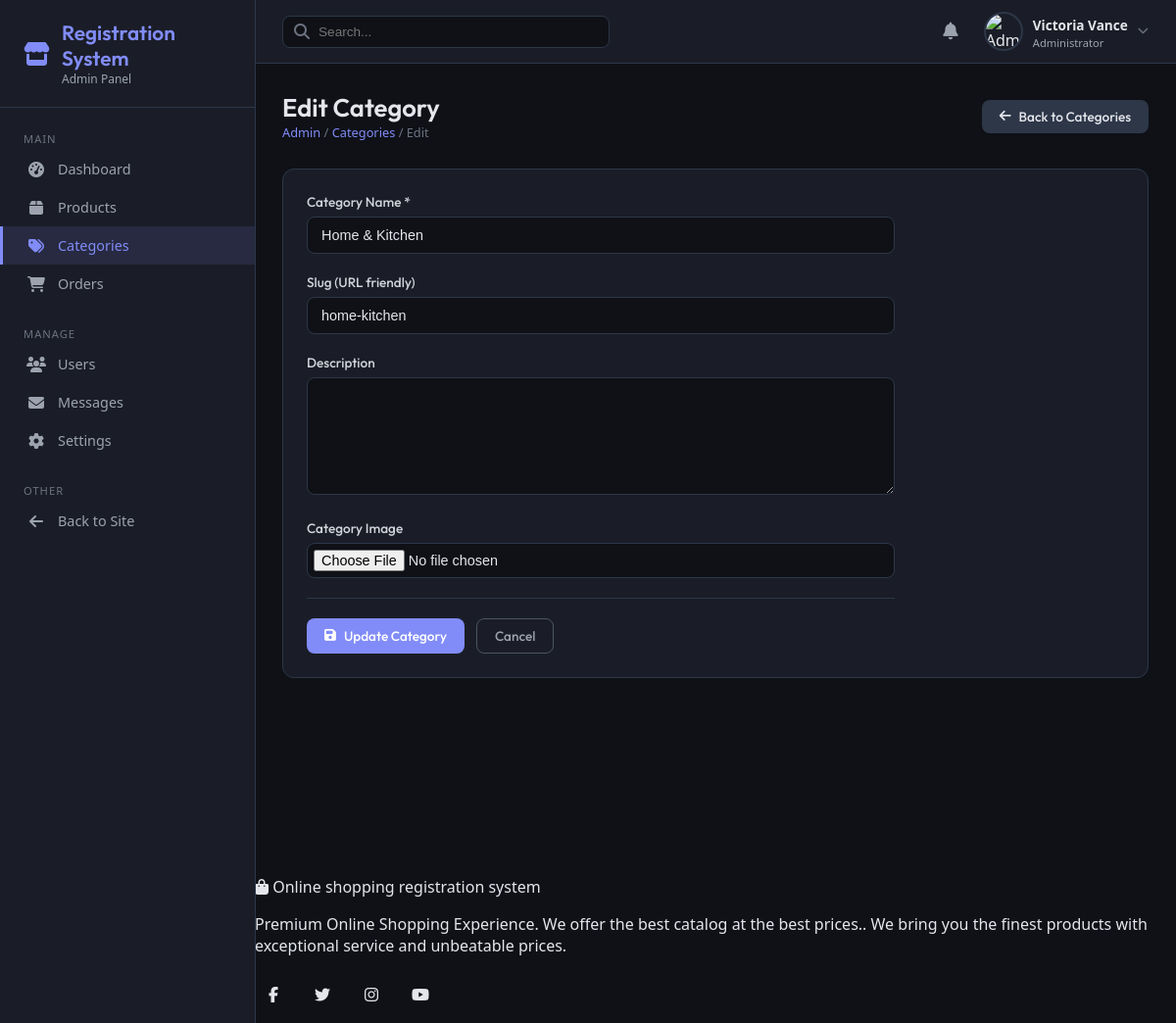
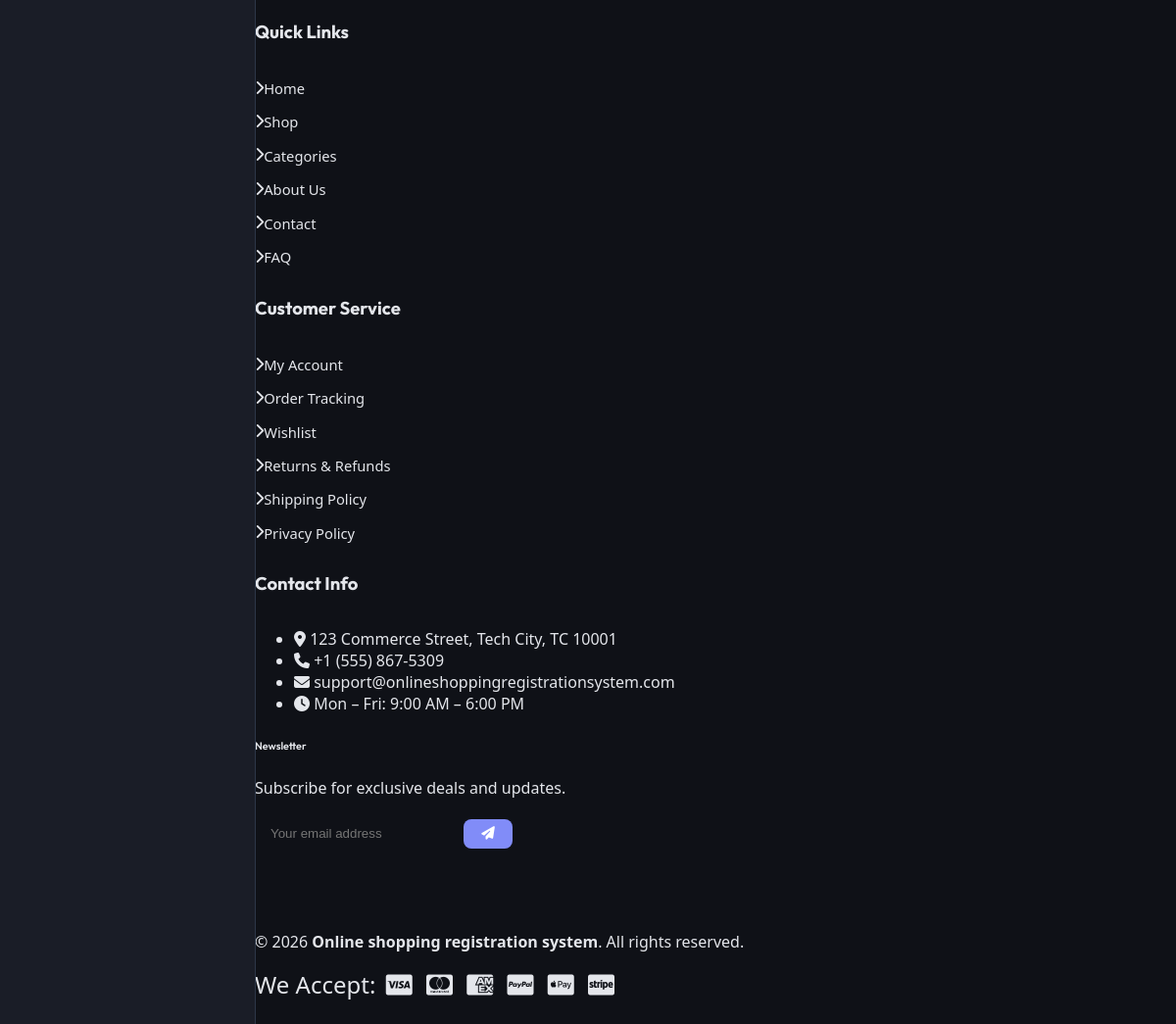
Page /admin/categories.php?action=edit&id=3 (signed in) on the committed database (2 pictures, top to bottom).
### tables this page shows
CREATE TABLE IF NOT EXISTS `categories` (
  `id` INT AUTO_INCREMENT PRIMARY KEY,
  `name` VARCHAR(100) NOT NULL,
  `slug` VARCHAR(100) UNIQUE NOT NULL,
  `icon` VARCHAR(50) DEFAULT 'fas fa-tag'
);

CREATE TABLE IF NOT EXISTS `settings` (
  `id` INT AUTO_INCREMENT PRIMARY KEY,
  `setting_key` VARCHAR(50) UNIQUE NOT NULL,
  `setting_value` TEXT NULL
);

### includes/functions.php (called while the page is built, shortened)
<?php
function get_setting($conn, $key) {
    $stmt = mysqli_prepare($conn, "SELECT setting_value FROM settings WHERE setting_key = ?");
    mysqli_stmt_bind_param($stmt, "s", $key);
    mysqli_stmt_execute($stmt);
    $result = mysqli_stmt_get_result($stmt);
    $row = mysqli_fetch_assoc($result);
    return $row ? $row['setting_value'] : null;
}

### admin/categories.php (the view, shortened to what this page needs)
<?php
require_once __DIR__ . '/admin_header.php';
$action = $_GET['action'] ?? 'list';
$category_id = isset($_GET['id']) ? (int)$_GET['id'] : 0;
?>
<div class="page-header">
    <div>
        <h1><?php echo $action === 'add' ? 'Add Category' : ($action === 'edit' ? 'Edit Category' : 'Categories'); ?></h1>
        <div class="breadcrumb">
            <a href="index.php">Admin</a> /
            <?php if (in_array($action, ['add', 'edit'])): ?>
                <a href="categories.php">Categories</a> / <?php echo ucfirst($action); ?>
            <?php else: ?>
                Categories
            <?php endif; ?>
        </div>
    </div>
    <?php if ($action === 'list'): ?>
    <div class="header-actions">
        <a href="?action=add" class="btn btn-primary">
            <i class="fas fa-plus"></i> Add Category
        </a>
    </div>
    <?php else: ?>
    <div class="header-actions">
        <a href="categories.php" class="btn" style="background: #2d3748; color: #e4e6eb;">
            <i class="fas fa-arrow-left"></i> Back to Categories
        </a>
    </div>
    <?php endif; ?>
</div>
<?php if (in_array($action, ['add', 'edit'])): ?>
    <?php
    $category = ['name' => '', 'slug' => '', 'description' => '', 'image' => ''];
    if ($action === 'edit' && $category_id > 0) {
        try {
            $stmt = $pdo->prepare("SELECT * FROM categories WHERE id = ?");
            $stmt->execute([$category_id]);
            $fetched = $stmt->fetch(PDO::FETCH_ASSOC);
            if ($fetched) $category = $fetched;
        } catch (PDOException $e) {}
    }
    ?>
    <div class="admin-card">
        <form method="POST" action="?action=<?php echo $action; ?><?php echo $category_id ? "&id={$category_id}" : ""; ?>" enctype="multipart/form-data" class="admin-form" style="max-width: 600px;">
            <div class="form-group">
                <label for="name">Category Name *</label>
                <input type="text" id="name" name="name" value="<?php echo htmlspecialchars($category['name']); ?>" required>
            </div>
            <div class="form-group">
                <label for="slug">Slug (URL friendly)</label>
                <input type="text" id="slug" name="slug" value="<?php echo htmlspecialchars($category['slug']); ?>" placeholder="Leave blank to auto-generate">
            </div>
            <div class="form-group">
                <label for="description">Description</label>
                <textarea id="description" name="description" rows="4"><?php echo htmlspecialchars($category['description']); ?></textarea>
            </div>
            <div class="form-group">
                <label>Category Image</label>
                <input type="file" name="image" accept="image/*" style="padding: 6px;">
            </div>
            <div class="form-actions border-top pt-4" style="border-top: 1px solid #2d3748; margin-top: 20px; padding-top: 20px;">
                <button type="submit" class="btn btn-primary">
                    <i class="fas fa-save"></i> <?php echo $action === 'add' ? 'Save Category' : 'Update Category'; ?>
                </button>
                <a href="categories.php" class="btn" style="background: transparent; color: #9ca3af; border: 1px solid #4b5563;">Cancel</a>
            </div>
        </form>
    </div>
<?php endif; ?>
<?php require_once __DIR__ . '/../includes/footer.php'; ?>

### includes/footer.php (shortened to what this page needs)
<?php
$footer_site_name   = get_setting($conn, 'site_name') ?? 'Online shopping registration system';
$footer_description = get_setting($conn, 'site_description') ?? 'Premium Online Shopping Experience';
$footer_email       = get_setting($conn, 'contact_email') ?? 'support@onlineshoppingregistrationsystem.com';
$footer_phone       = get_setting($conn, 'contact_phone') ?? '+1 (555) 123-4567';
?>
</main>
<footer class="site-footer">
    <div class="footer-main">
        <div class="container">
            <div class="row g-4">
                <div class="col-lg-3 col-md-6">
                    <div class="footer-widget">
                        <a href="index.php" class="footer-logo d-flex align-items-center mb-3">
                            <i class="fas fa-shopping-bag me-2"></i>
                            <span><?php echo htmlspecialchars($footer_site_name); ?></span>
                        </a>
                        <p class="footer-about-text">
                            <?php echo htmlspecialchars($footer_description); ?>.
                            We bring you the finest products with exceptional service and unbeatable prices.
                        </p>
                        <div class="footer-social">
                            <a href="#" class="social-link" aria-label="Facebook" title="Facebook">
                                <i class="fab fa-facebook-f"></i>
                            </a>
                            <a href="#" class="social-link" aria-label="Twitter" title="Twitter">
                                <i class="fab fa-twitter"></i>
                            </a>
                            <a href="#" class="social-link" aria-label="Instagram" title="Instagram">
                                <i class="fab fa-instagram"></i>
                            </a>
                            <a href="#" class="social-link" aria-label="YouTube" title="YouTube">
                                <i class="fab fa-youtube"></i>
                            </a>
                        </div>
                    </div>
                </div>
                <div class="col-lg-3 col-md-6">
                    <div class="footer-widget">
                        <h5 class="footer-widget-title">Quick Links</h5>
                        <ul class="footer-links">
                            <li><a href="index.php"><i class="fas fa-chevron-right me-2"></i>Home</a></li>
                            <li><a href="shop.php"><i class="fas fa-chevron-right me-2"></i>Shop</a></li>
                            <li><a href="categories.php"><i class="fas fa-chevron-right me-2"></i>Categories</a></li>
                            <li><a href="about.php"><i class="fas fa-chevron-right me-2"></i>About Us</a></li>
                            <li><a href="contact.php"><i class="fas fa-chevron-right me-2"></i>Contact</a></li>
                            <li><a href="faq.php"><i class="fas fa-chevron-right me-2"></i>FAQ</a></li>
                        </ul>
                    </div>
                </div>
                <div class="col-lg-3 col-md-6">
                    <div class="footer-widget">
                        <h5 class="footer-widget-title">Customer Service</h5>
                        <ul class="footer-links">
                            <li><a href="profile.php"><i class="fas fa-chevron-right me-2"></i>My Account</a></li>
                            <li><a href="orders.php"><i class="fas fa-chevron-right me-2"></i>Order Tracking</a></li>
                            <li><a href="wishlist.php"><i class="fas fa-chevron-right me-2"></i>Wishlist</a></li>
                            <li><a href="returns.php"><i class="fas fa-chevron-right me-2"></i>Returns & Refunds</a></li>
                            <li><a href="shipping.php"><i class="fas fa-chevron-right me-2"></i>Shipping Policy</a></li>
                            <li><a href="privacy.php"><i class="fas fa-chevron-right me-2"></i>Privacy Policy</a></li>
                        </ul>
                    </div>
                </div>
                <div class="col-lg-3 col-md-6">
                    <div class="footer-widget">
                        <h5 class="footer-widget-title">Contact Info</h5>
                        <ul class="footer-contact-info">
                            <li>
                                <i class="fas fa-map-marker-alt"></i>
                                <span>123 Commerce Street, Tech City, TC 10001</span>
                            </li>
                            <li>
                                <i class="fas fa-phone"></i>
                                <span><?php echo htmlspecialchars($footer_phone); ?></span>
                            </li>
                            <li>
                                <i class="fas fa-envelope"></i>
                                <span><?php echo htmlspecialchars($footer_email); ?></span>
                            </li>
                            <li>
                                <i class="fas fa-clock"></i>
                                <span>Mon – Fri: 9:00 AM – 6:00 PM</span>
                            </li>
                        </ul>
                        <div class="footer-newsletter mt-4">
                            <h6 class="mb-2">Newsletter</h6>
                            <p class="small text-muted mb-2">Subscribe for exclusive deals and updates.</p>
                            <form class="newsletter-form" id="newsletterForm" action="newsletter_subscribe.php" method="POST">
                                <div class="input-group">
                                    <input type="email" class="form-control" name="email"
                                           placeholder="Your email address" required
                                           aria-label="Email for newsletter">
                                    <button class="btn btn-primary" type="submit" aria-label="Subscribe">
                                        <i class="fas fa-paper-plane"></i>
                                    </button>
                                </div>
                            </form>
                        </div>
                    </div>
                </div>
            </div>
        </div>
    </div>
    <div class="footer-bottom">
        <div class="container">
            <div class="row align-items-center">
                <div class="col-md-6 text-center text-md-start mb-2 mb-md-0">
                    <p class="mb-0">
                        &copy; <?php echo date('Y'); ?> <strong><?php echo htmlspecialchars($footer_site_name); ?></strong>.
                        All rights reserved.
                    </p>
                </div>
                <div class="col-md-6 text-center text-md-end">
                    <div class="payment-methods">
                        <span class="payment-label me-2">We Accept:</span>
                        <i class="fab fa-cc-visa" title="Visa"></i>
                        <i class="fab fa-cc-mastercard" title="Mastercard"></i>
                        <i class="fab fa-cc-amex" title="American Express"></i>
                        <i class="fab fa-cc-paypal" title="PayPal"></i>
                        <i class="fab fa-cc-apple-pay" title="Apple Pay"></i>
                        <i class="fab fa-cc-stripe" title="Stripe"></i>
                    </div>
                </div>
            </div>
        </div>
    </div>
</footer>
</body>
</html>

### css/style.css (style rules this page uses)
:root { --font-heading: 'Outfit', sans-serif; --font-body: 'Inter', sans-serif; --transition-fast: all 0.2s cubic-bezier(0.4, 0, 0.2, 1); --transition-normal: all 0.35s cubic-bezier(0.4, 0, 0.2, 1); --transition-slow: all 0.5s cubic-bezier(0.4, 0, 0.2, 1); }
body { background-color: var(--bg-primary); color: var(--text-primary); font-family: var(--font-body); transition: background-color 0.3s ease, color 0.3s ease; overflow-x: hidden; position: relative; }
h1, h2, h3, h4, h5, h6 { font-family: var(--font-heading); font-weight: 600; color: var(--text-primary); }
a { color: var(--color-primary); text-decoration: none; transition: var(--transition-fast); }
.btn { font-family: var(--font-heading); font-weight: 600; border-radius: 12px; padding: 10px 24px; transition: var(--transition-normal); }
.btn-primary { background: linear-gradient(135deg, var(--color-primary) 0%, var(--color-secondary) 100%); border: none; box-shadow: 0 4px 15px rgba(var(--color-primary-rgb), 0.3); color: white; }
.site-footer { background: var(--bg-secondary); border-top: 1px solid var(--border-color); margin-top: 80px; transition: var(--transition-normal); }
.footer-main { padding: 70px 0 40px; }
.footer-widget-title { font-family: var(--font-heading); font-weight: 700; font-size: 1.15rem; margin-bottom: 24px; position: relative; padding-bottom: 10px; }
.footer-widget-title::after { content: ''; position: absolute; bottom: 0; left: 0; width: 40px; height: 3px; background: var(--color-primary); border-radius: 2px; }
.footer-links { list-style: none; padding: 0; margin: 0; }
.footer-links li { margin-bottom: 12px; }
.footer-links a { color: var(--text-secondary); display: inline-flex; align-items: center; font-size: 0.92rem; }
.footer-social { display: flex; gap: 12px; margin-top: 20px; }
.social-link { width: 38px; height: 38px; border-radius: 50%; background: var(--bg-tertiary); color: var(--text-secondary); display: flex; align-items: center; justify-content: center; transition: var(--transition-fast); }
.footer-bottom { border-top: 1px solid var(--border-color); padding: 24px 0; background: var(--bg-tertiary); }
.payment-methods { font-size: 1.5rem; color: var(--text-secondary); }
.payment-methods i { margin: 0 4px; transition: var(--transition-fast); }

### css/dashboard.css (style rules this page uses)
.form-group { margin-bottom: 20px; position: relative; }
.form-group label { font-family: var(--font-heading); font-weight: 600; font-size: 0.88rem; margin-bottom: 8px; display: block; }
.form-control, .form-select { background-color: var(--bg-primary); border: 1px solid var(--border-color); color: var(--text-primary); border-radius: 12px; padding: 12px 16px; transition: var(--transition-normal); }

### admin/admin_header.php (style rules this page uses)
.admin-body { margin: 0; padding: 0; font-family: 'Segoe UI', Tahoma, Geneva, Verdana, sans-serif; background: #0f1117; color: #e4e6eb; }
.page-header { display: flex; align-items: center; justify-content: space-between; margin-bottom: 28px; flex-wrap: wrap; gap: 12px; }
.page-header h1 { font-size: 1.6rem; margin: 0; color: #e4e6eb; }
.page-header .breadcrumb { font-size: 0.8rem; color: #6b7280; }
.page-header .breadcrumb a { color: #818cf8; text-decoration: none; }
.admin-card { background: #1a1d27; border: 1px solid #2d3748; border-radius: 12px; padding: 24px; margin-bottom: 24px; }
.btn { display: inline-flex; align-items: center; gap: 8px; padding: 8px 18px; border-radius: 8px; border: none; cursor: pointer; font-size: 0.85rem; font-weight: 500; text-decoration: none; transition: all 0.2s; }
.btn-primary { background: #818cf8; color: #fff; }
.admin-form { max-width: 700px; }
.form-group { margin-bottom: 20px; }
.form-group label { display: block; margin-bottom: 6px; font-size: 0.85rem; color: #d1d5db; font-weight: 500; }
.form-group input, .form-group select, .form-group textarea { width: 100%; padding: 10px 14px; background: #0f1117; border: 1px solid #2d3748; border-radius: 8px; color: #e4e6eb; font-size: 0.9rem; transition: border-color 0.2s; box-sizing: border-box; }
.form-group textarea { min-height: 120px; resize: vertical; }
.form-actions { display: flex; gap: 12px; margin-top: 28px; }

### rows in the picture
categories: name "Home & Kitchen", slug "home-kitchen"
settings: setting_value "Online shopping registration system"
settings: setting_value "Premium Online Shopping Experience. We offer the best catalog at the best prices."
settings: setting_value "+1 (555) 867-5309"
settings: setting_value "support@onlineshoppingregistrationsystem.com"

### other values in the picture
$admin_name "Victoria Vance"
$action "Edit"
